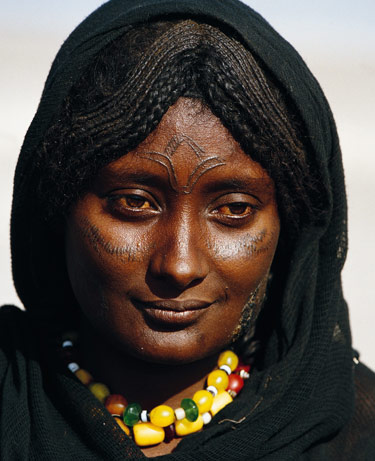
%> input picture trunk/W2_Kim/face1.jpg, 375 x 461 px
$ octave PCA_on_RGB_images.m   (GNU Octave 9; MATLAB toolbox functions it lacks are replaced by stand-ins)
%> lines starting %> are read from the running program, lines starting %| are printed output that depends on the picture

clear
close all
% dimensionality reduction - by PCA
im = imread('face1.jpg');
%> im is the input picture: size 461x375x3 uint8; mean R, G, B 75.6, 68.2, 62.4
% im = imread('colors1.jpg');
imshow(im)

X = double(reshape(im, [size(im,1)*size(im,2) 3]));
whos

% Plotting in 3D
Nplot = 10000; % number of points to plot..
pointId = randperm(size(im,1)*size(im,2)); % make random numbers - to get "representative samples"
pointId = pointId(1:Nplot); % choose some of them..
figure, scatter3(X(pointId, 1), X(pointId, 2), X(pointId, 3), 'r.')
%> after `scatter3(X(pointId, 1), X(pointId, 2), X(pointId, 3), 'r.')`:
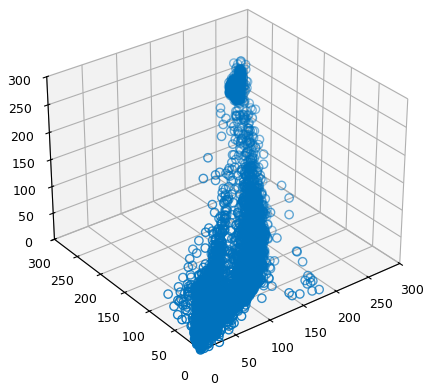
%> figure redrawn from the program's plot data

% PCA - Principal Component Analysis
N = size(X,1);
%> N = 172875
mu = mean(X);
%> mu = [75.63 68.22 62.44]
sigma = (1/N)*(X - repmat(mu, N, 1))'*(X - repmat(mu, N, 1));      % calculate the covariance matrix estimate
%> sigma = [6707.2 6052.1 5343.7; 6052.1 5863.7 5417.3; 5343.7 5417.3 5462.5]
[v,d] = eig(sigma)  % find eigenvectors and eigenvalues
%> v = [0.415 0.677 0.608; -0.814 -0.0224 0.581; 0.407 -0.735 0.542]; d = [71.95 0 0; 0 705.6 0; 0 0 17255.9]
d = diag(d); % keep only non-zero entries..
%> d = [71.95; 705.6; 17255.9]
d/sum(d)    % percentages
%> ans = [0.00399; 0.0391; 0.957]

% we choose only to use the dominant directions.. with largest
% eigenvalues
v1 = v(:,[1 3]); % between 2 and 3 largest..
%> v1 = [0.415 0.608; -0.814 0.581; 0.407 0.542]
%v1 = v(:,3); % between 3 largest..
Y = (X-repmat(mu, N, 1))*v1; % new 2D representation / feature vectors
hist(Y, 100)
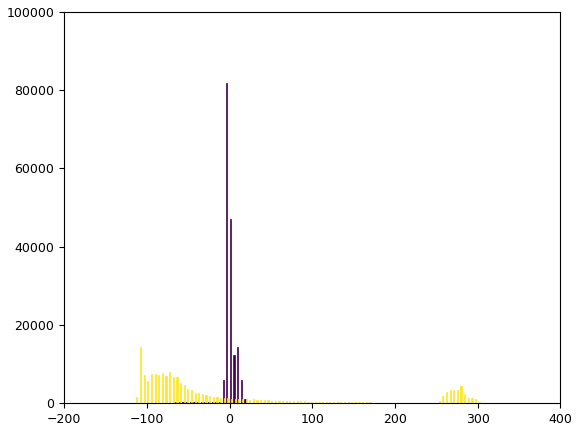
%> figure redrawn from the program's plot data; tallest bar 81968 high, from x = -4.06 to -2.65; tallest bar 14376 high, from x = -108.4 to -107


% check quality after "decompression/decoding".. since v1*v1' = I, since
% orthonormal basisvectors
imvec_rec = Y*v1' + repmat(mu, N, 1);
im_rec = uint8(reshape(imvec_rec, size(im)));
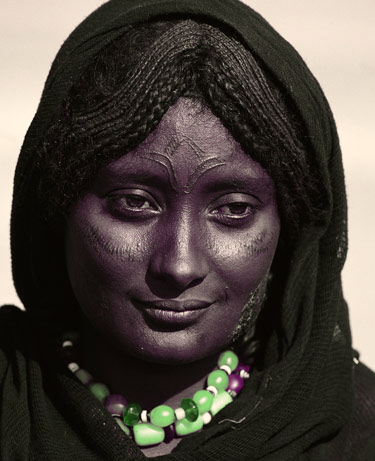
%> im_rec: size 461x375x3 uint8; mean R, G, B 75.6, 68.4, 62.4
figure, imshow(im_rec)
